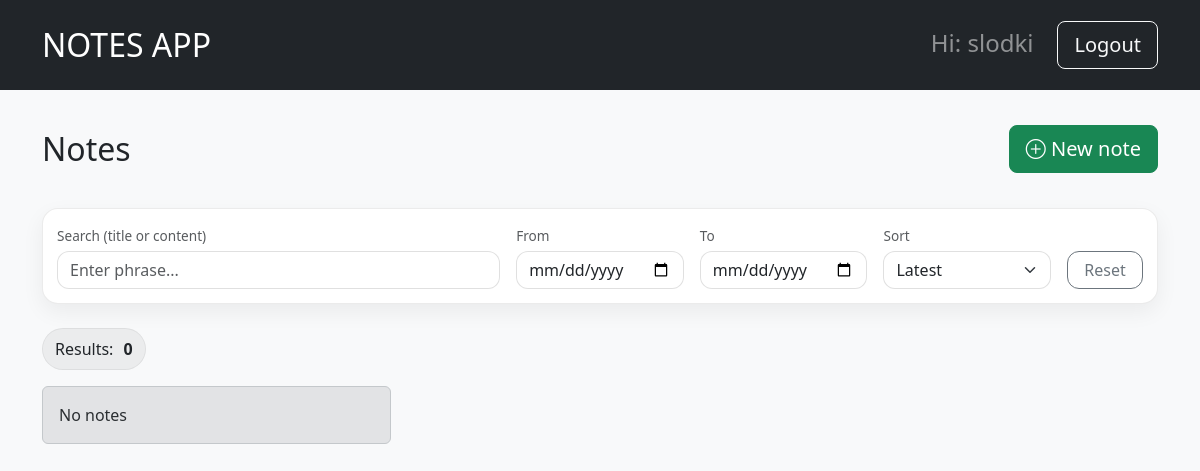
Page / (signed in) on the earlier database version.
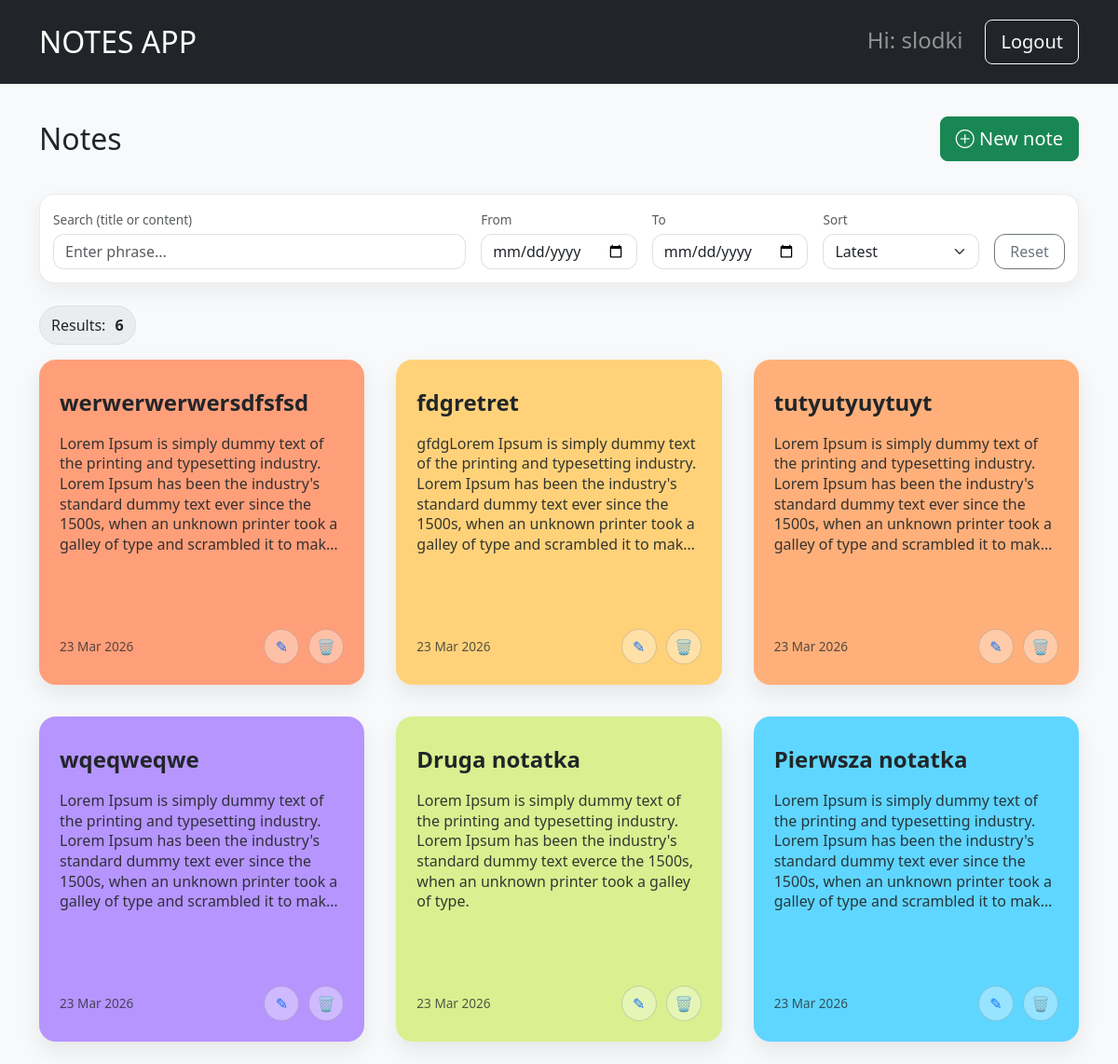
Same page on the later database version.
### notes/models.py (models this page shows, shortened)
class Note(models.Model):
    owner = models.ForeignKey(settings.AUTH_USER_MODEL, on_delete=models.CASCADE, related_name='notes')
    title = models.CharField(max_length=255)
    content = models.TextField(blank=True)
    created_at = models.DateTimeField(auto_now_add=True)
    is_pinned = models.BooleanField(default=False)

### notes/views.py (the view)
# urls.py: path("", views.notes_list, name="notes_list"),
@login_required
def notes_list(request):
    qs = Note.objects.filter(owner=request.user)
    q = request.GET.get('q', '').strip()
    date_from = request.GET.get('from', '').strip()
    date_to = request.GET.get('to', '').strip()
    sort = request.GET.get('sort', 'new').strip()
    if q:
        qs = qs.filter(Q(title__icontains=q) | Q(content__icontains=q))
    d_from = parse_date(date_from) if date_from else None
    d_to = parse_date(date_to) if date_to else None
    if d_from:
        qs = qs.filter(created_at__date__gte=d_from)
    if d_to:
        qs = qs.filter(created_at__date__lte=d_to)
    if sort == 'old':
        qs = qs.order_by('created_at')
    else:
        qs = qs.order_by('-created_at')
    context = {
        'notes': qs,
        'filters': {
            'q': q,
            'from': date_from,
            'to': date_to,
            'sort': sort,
        },
    }
    return render(request, "notes/notes_list.html",context)

### notes/templates/notes/notes_list.html (shortened to what this page needs)
{% extends "base.html" %}
{% load static %}
{% block extra_css %}
    <link rel="stylesheet" href="{% static 'notes/css/notes_grid.css' %}">
    <link rel="stylesheet" href="{% static 'notes/css/filters.css' %}">
    <link rel="stylesheet" href="https://cdn.jsdelivr.net/npm/bootstrap-icons@1.11.3/font/bootstrap-icons.min.css">
{% endblock %}
{% block content %}
    <div class='d-flex justify-content-between align-items-center mb-4'>
        <h2 class="my-3">Notes</h2>
        <a class="btn btn-success btn-lg" href="{% url 'notes:note_create' %}"><i class="bi bi-plus-circle"></i> New note</a>
    </div>
    <form method="get" id="filtersForm" class="filters-panel mb-4">
        <div class="filters-panel__inner">
            <div class="row g-3 align-items-end">
                <div class="col-12 col-lg-5">
                    <label class="form-label mb-1">Search (title or content)</label>
                    <input
                    type="text"
                    name="q"
                    value="{{ filters.q }}"
                    class="form-control"
                    placeholder="Enter phrase..."
                    autocomplete="off"
                    >
                </div>
                <div class="col-6 col-lg-2">
                    <label class="form-label mb-1">From</label>
                    <input type="date" name="from" value="{{ filters.from }}" class="form-control">
                </div>
                <div class="col-6 col-lg-2">
                    <label class="form-label mb-1">To</label>
                    <input type="date" name="to" value="{{ filters.to }}" class="form-control">
                </div>
                <div class="col-12 col-lg-2">
                    <label class="form-label mb-1">Sort</label>
                    <select name="sort" class="form-select">
                        <option value="new" {% if filters.sort == 'new' %}selected{% endif %}>Latest</option>
                    </select>
                </div>
                <div class="col-12 col-lg-1 d-grid">
                    <a class="btn btn-outline-secondary" href="{% url 'notes:notes_list' %}">Reset</a>
                </div>
            </div>
        </div>
    </form>
    <div class="d-flex justify-content-between align-items-center mb-3">
        <div class="filters-chip">
            Results: <strong>{{ notes|length }}</strong>
        </div>
    </div>
    <div class="notes-grid">
        {% for note in notes %}
            <article class="note-card">
                <div class="note-card__inner">
                    <div class="note-card__content">
                        <h4 class="note-card__title">{{ note.title }}</h4>
                        <p class="note-card__text">{{ note.content }}</p>
                    </div>
                    <div class="note-card__footer">
                        <span class="note-card__date">{{ note.created_at|date:'d M Y' }}</span>
                        <div class="note-card__actions">
                            <a class="note-card__btn" href="{% url 'notes:note_edit' note.id %}" title="Edit">✎</a>
                            <form method="post" action="{% url 'notes:note_delete' note.id %}" class="note-card__form">
                                <button class="note-card__btn" type="submit" title="Delete">🗑</button>
                            </form>
                        </div>
                    </div>
                </div>
            </article>
            {% empty %}
                <div class="alert alert-secondary">No notes</div>
        {% endfor %}
    </div>
{% endblock %}

### notes/templates/base.html (shortened to what this page needs)
<!DOCTYPE html>
<html lang="en">
    <head>
        <link href="https://cdn.jsdelivr.net/npm/bootstrap@5.3.3/dist/css/bootstrap.min.css" rel="stylesheet">
        {% block extra_css %}{% endblock %}
    </head>
    <body class="bg-light">
        <nav class="navbar navbar-expand-lg navbar-dark bg-dark p-3">
            <div class="container">
                <a class="navbar-brand fs-2" href="{% url 'notes:notes_list' %}">NOTES APP</a>
                <div class="ms-auto d-flex gap-2">
                    {% if user.is_authenticated %}
                        <span class="navbar-text text-white-50 fs-4 mx-3">Hi: {{ user.username }}</span>
                        <form method="post" action="{% url 'notes:logout' %}" class="d-inline">
                            <button type="submit" class="btn btn-outline-light btn-lg my-1">Logout</button>
                        </form>
                        {% endif %}
                </div>
            </div>
        </nav>
        <main class="container my-4">
            {% block content %}{% endblock %}
        </main>
    </body>
</html>

### notes/static/notes/css/notes_grid.css (style rules this page uses)
.notes-grid { display: grid; grid-template-columns: repeat(4, minmax(280px, 1fr)); gap: 34px; }
@media (max-width: 1200px) { .notes-grid { grid-template-columns: repeat(3, minmax(260px, 1fr)); } }
.note-card { border-radius: 18px; overflow: hidden; box-shadow: 0 10px 25px rgba(0,0,0,0.08); transition: transform 0.15s ease, box-shadow 0.15s ease; }
.note-card__inner { aspect-ratio: 1 / 1; padding: 22px; display: flex; flex-direction: column; justify-content: space-between; }
.note-card__title { margin: 0 0 10px 0; font-weight: 700; line-height: 2.0; font-size: 1.50rem; }
.note-card__text { margin: 0; line-height: 1.35; opacity: 0.9; display: -webkit-box; line-clamp: 6; -webkit-line-clamp: 6; -webkit-box-orient: vertical; overflow: hidden; }
.note-card__footer { display: flex; align-items: center; justify-content: space-between; margin-top: 14px; gap: 12px; width: 100%; }
.note-card__date { font-size: 0.85rem; opacity: 0.75; white-space: nowrap; margin: 0; }
.note-card__actions { margin-left: auto; display: flex; gap: 10px; align-items: center; }
.note-card__btn { width: 38px; height: 38px; border-radius: 999px; border: 1px solid rgba(0,0,0,0.15); background: rgba(255,255,255,0.35); display: inline-flex; align-items: center; justify-content: center; text-decoration: none; cursor: pointer; font-size: 16px; padding: 0; }
.note-card__form { display: inline; margin: 0; }
.note-card:nth-child(6n+1) { background: #ff9f7a; }
.note-card:nth-child(6n+2) { background: #ffd27a; }
.note-card:nth-child(6n+3) { background: #ffb07a; }
.note-card:nth-child(6n+4) { background: #b695ff; }
.note-card:nth-child(6n+5) { background: #d8f08f; }
.note-card:nth-child(6n+6) { background: #5fd6ff; }

### notes/static/notes/css/filters.css (style rules this page uses)
.filters-panel { margin-bottom: 22px; }
.filters-panel__inner { border-radius: 16px; padding: 14px; background: #fff; border: 1px solid rgba(0, 0, 0, 0.08); box-shadow: 0 8px 22px rgba(0, 0, 0, 0.06); }
.filters-panel label { font-size: 0.85rem; opacity: 0.75; }
.filters-panel .form-control, .filters-panel .form-select { border-radius: 12px; border: 1px solid rgba(0, 0, 0, 0.12); }
.filters-panel .btn { border-radius: 12px; }
.filters-chip { display: inline-flex; align-items: center; gap: 10px; padding: 8px 12px; border-radius: 999px; background: rgba(0, 0, 0, 0.05); border: 1px solid rgba(0, 0, 0, 0.06); }

Differences in the rows shown:
added Note: title "werwerwerwersdfsfsd", content "Lorem Ipsum is simply dummy text of the printing and typesetting industry. Lorem Ipsum has been the industry's standard dummy text ever since the 1500s, when an unknown printer took a galley of type and scrambled it to…", created_at "23 Mar 2026"
added Note: title "fdgretret", content "gfdgLorem Ipsum is simply dummy text of the printing and typesetting industry. Lorem Ipsum has been the industry's standard dummy text ever since the 1500s, when an unknown printer took a galley of type and scrambled it to…", created_at "23 Mar 2026"
added Note: title "tutyutyuytuyt", content "Lorem Ipsum is simply dummy text of the printing and typesetting industry. Lorem Ipsum has been the industry's standard dummy text ever since the 1500s, when an unknown printer took a galley of type and scrambled it to…", created_at "23 Mar 2026"
added Note: title "wqeqweqwe", content "Lorem Ipsum is simply dummy text of the printing and typesetting industry. Lorem Ipsum has been the industry's standard dummy text ever since the 1500s, when an unknown printer took a galley of type and scrambled it to…", created_at "23 Mar 2026"
added Note: title "Druga notatka", content "Lorem Ipsum is simply dummy text of the printing and typesetting industry. Lorem Ipsum has been the industry's standard dummy text everce the 1500s, when an unknown printer took a galley of type.", created_at "23 Mar 2026"
added Note: title "Pierwsza notatka", content "Lorem Ipsum is simply dummy text of the printing and typesetting industry. Lorem Ipsum has been the industry's standard dummy text ever since the 1500s, when an unknown printer took a galley of type and scrambled it to…", created_at "23 Mar 2026"
Other differences:
{{ notes|length }}: "0" → "6"
text no longer shown: "No notes"
